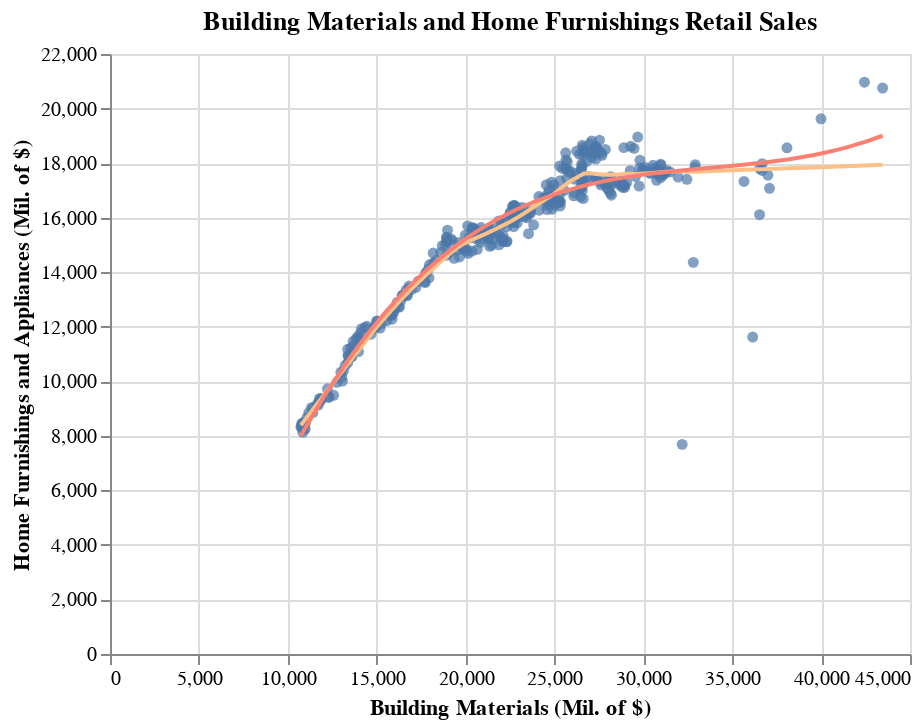

The cell this chart's notebook holds for it:
### Markdown cell above
Let us start by seeing if there is a relationship between retail spending of building materials and home furnishings.

### Code cell
# joining the two datasets
building_furnishing = furnishing_expenditure.merge(building_materials_expenditure, on = 'date', how = 'inner')

# building the plot
furnishing_scatter_base = alt.Chart(building_furnishing,
                                    title = "Building Materials and Home Furnishings Retail Sales").mark_circle().encode(
    x = alt.X('value_y',
              title = 'Building Materials (Mil. of $)'),
    y = alt.Y('value_x',
              title = 'Home Furnishings and Appliances (Mil. of $)'))

furnishing_poly_fit = [
    furnishing_scatter_base.transform_regression(
        'value_y', 'value_x', method = 'poly', order = 3
    ).mark_line(color = '#fb8072').encode()
]

alt.layer(furnishing_scatter_base, furnishing_scatter_base.transform_loess('value_y', 'value_x').mark_line(color = '#fdc086'), *furnishing_poly_fit)

### Figure 1 — Vega-Lite specification as saved in the notebook (floating-point values rounded to 4 significant figures; data arrays with more than 128 entries replaced by an {"elided": "..."} marker saying what was removed)
{"config": {"view": {"continuousWidth": 400, "continuousHeight": 300}}, "layer": [{"mark": "circle", "encoding": {"x": {"type": "quantitative", "field": "value_y", "title": "Building Materials (Mil. of $)"}, "y": {"type": "quantitative", "field": "value_x", "title": "Home Furnishings and Appliances (Mil. of $)"}}, "title": "Building Materials and Home Furnishings Retail Sales"}, {"mark": {"type": "line", "color": "#fdc086"}, "encoding": {"x": {"type": "quantitative", "field": "value_y", "title": "Building Materials (Mil. of $)"}, "y": {"type": "quantitative", "field": "value_x", "title": "Home Furnishings and Appliances (Mil. of $)"}}, "title": "Building Materials and Home Furnishings Retail Sales", "transform": [{"loess": "value_x", "on": "value_y"}]}, {"mark": {"type": "line", "color": "#fb8072"}, "encoding": {"x": {"type": "quantitative", "field": "value_y", "title": "Building Materials (Mil. of $)"}, "y": {"type": "quantitative", "field": "value_x", "title": "Home Furnishings and Appliances (Mil. of $)"}}, "title": "Building Materials and Home Furnishings Retail Sales", "transform": [{"on": "value_y", "regression": "value_x", "method": "poly", "order": 3}]}], "data": {"name": "data-c550207d56d8748ec0c26a010ef4b8cd"}, "$schema": "https://vega.github.io/schema/vega-lite/v4.8.1.json", "datasets": {"data-c550207d56d8748ec0c26a010ef4b8cd": {"elided": "352 records"}}}
